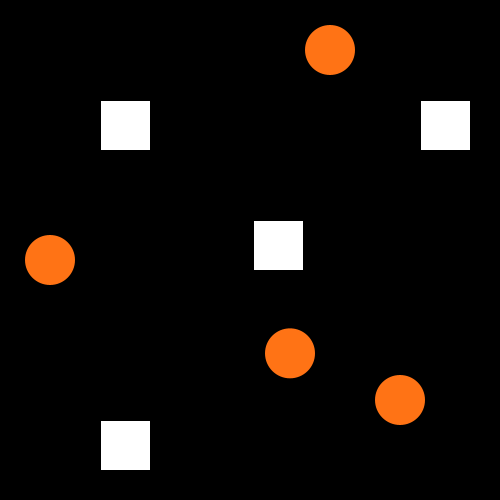
Frame 1 (no input)
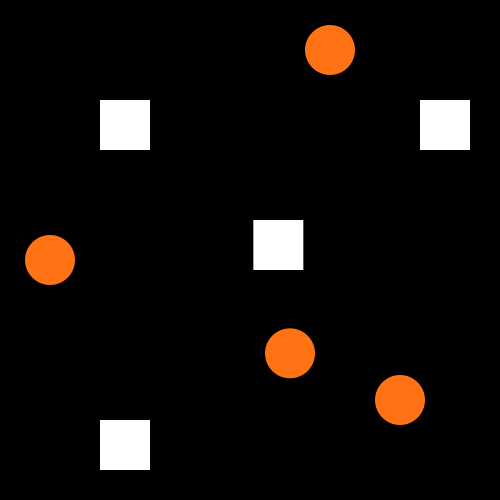
Frame 60 (the mouse pressed at the canvas centre just before this capture)
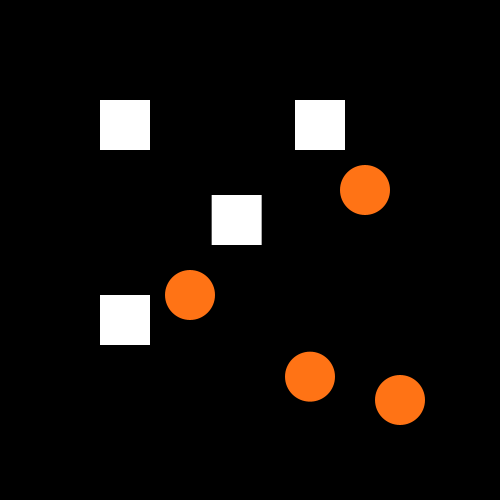
Frame 120 (the mouse held since frame 60 and released just before this capture)

The Processing sketch that drew these frames (run headless with seeded random() and noise(); from frame 60 on, the mouse is pressed at the canvas centre):

// Processing sketch: processing_119088
// ── processing_119088.pde

void setup(){
 size(500,500);
 background(0);
 
}

void draw(){
 background(0);
float recht = map(mouseX, 500,0, 0, 250);
fill(255);
rect(100,100,50,50);
rect(170+recht,100,50,50);
rect(170+recht/3,170+recht/5,50,50);
rect(100,170+recht,50,50);

float kreis = map(mouseY, 500,0, 0, 280);
fill(#FF7315);
noStroke();
ellipse(400,400,50,50);
ellipse(330-kreis/7,400-kreis/6,50,50);
ellipse(330-kreis,330-kreis/4,50,50);
ellipse(400-kreis/4,330-kreis,50,50);

}
